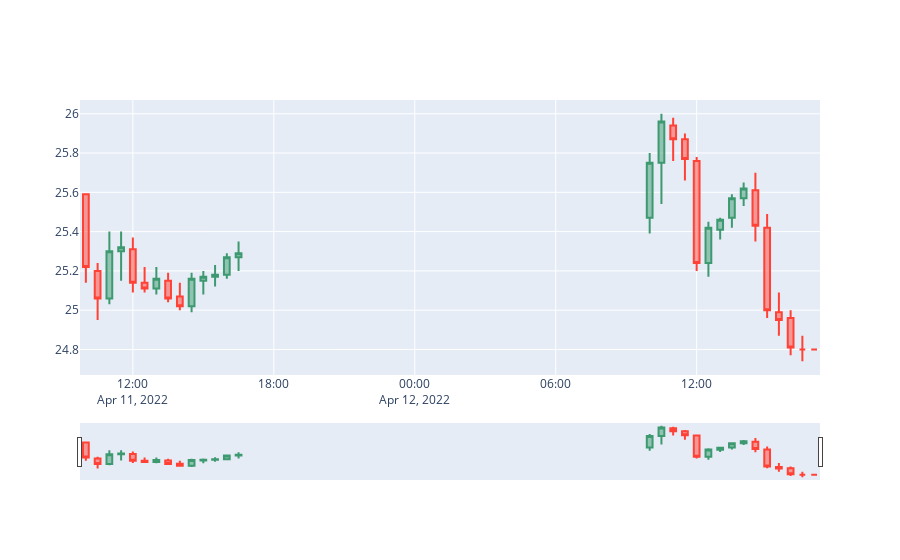

The cell this chart's notebook holds for it:
### Code cell
'''https://python.plainenglish.io/a-simple-guide-to-plotly-for-plotting-financial-chart-54986c996682'''


import plotly.graph_objects as go
fig = go.Figure(go.Candlestick(x=df.index,
  open=df['open'],
  high=df['high'],
  low=df['low'],
  close=df['close']))
fig.show()
